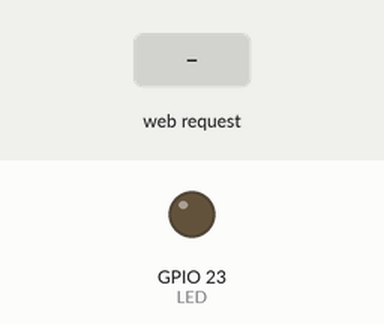
A sketch run on a simulated ESP32. Parts: output pins drawn as LEDs (lit = HIGH). The inputs (shaded band) are chosen by the test bench. WiFi joins after 1.5 s; servers stay silent unless stated; what the sketch prints to the serial monitor is not drawn.

Above: at 2.7 s.
2.8 s: HTTP request GET /LED=ON received
At 4.0 s:
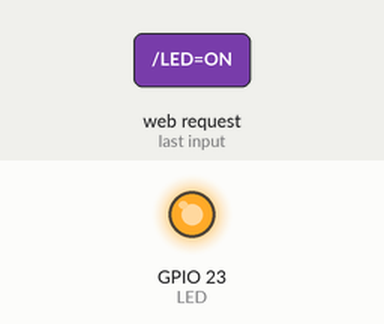
4.3 s: HTTP request GET /LED=OFF received
At 5.1 s:
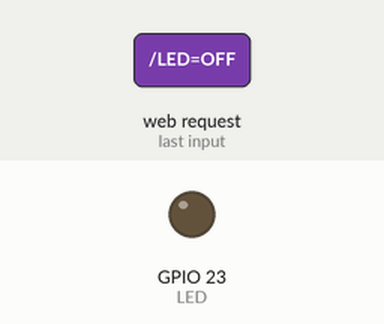
Timing chart, 0 to 7.3 s (numbered marks = the images above; inputs shaded):
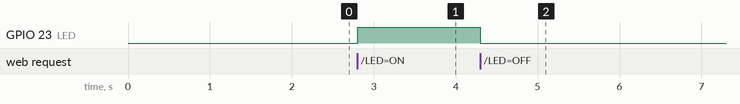

Measured:
- after the input at 2.8 s, GPIO 23 (LED): LOW → HIGH at once
- after the input at 4.3 s, GPIO 23 (LED): HIGH → LOW at once

The sketch:

mDNS_Web_Server_with_esp32.ino
```cpp
/*
  ESP32 mDNS responder sample

  This is an example of an HTTP server that is accessible
  via http://esp32.local URL thanks to mDNS responder.

  Instructions:
  - Update WiFi SSID and password as necessary.
  - Flash the sketch to the ESP32 board
  - Install host software:
    - For Linux, install Avahi (http://avahi.org/).
    - For Windows, install Bonjour (http://www.apple.com/support/bonjour/).
    - For Mac OSX and iOS support is built in through Bonjour already.
  - Point your browser to http://esp32.local, you should see a response.

 */


#include <WiFi.h>
#include <ESPmDNS.h>
#include <WiFiClient.h>

const char* ssid = "Your SSID";
const char* password = "Your password";
int LED = 23;//LED IO NUMBER IN ESP 32
// TCP server at port 80 will respond to HTTP requests
WiFiServer server(80);

void setup(void)
{
    Serial.begin(115200);
    pinMode(LED, OUTPUT);
  digitalWrite(LED, LOW);


    // Connect to WiFi network
    WiFi.begin(ssid, password);
    Serial.println("");

    // Wait for connection
    while (WiFi.status() != WL_CONNECTED) {
        delay(500);
        Serial.print(".");
    }
    Serial.println("");
    Serial.print("Connected to ");
    Serial.println(ssid);
    Serial.print("IP address: ");
    Serial.println(WiFi.localIP());

    // Set up mDNS responder:
    // - first argument is the domain name, in this example
    //   the fully-qualified domain name is "esp32.local"
    // - second argument is the IP address to advertise
    //   we send our IP address on the WiFi network
    if (!MDNS.begin("esp32")) {
        Serial.println("Error setting up MDNS responder!");
        while(1) {
            delay(1000);
        }
    }
    Serial.println("mDNS responder started");

    // Start TCP (HTTP) server
    server.begin();
    Serial.println("TCP server started");

    // Add service to MDNS-SD
    MDNS.addService("http", "tcp", 80);
}

void loop(void)
{
    // Check if a client has connected
    WiFiClient client = server.available();
    if (!client) {
        return;
    }
    Serial.println("");
    Serial.println("New client");

    // Wait for data from client to become available
    while(client.connected() && !client.available()){
        delay(1);
    }

    // Read the first line of HTTP request
    String req = client.readStringUntil('\r');

    // First line of HTTP request looks like "GET /path HTTP/1.1"
    // Retrieve the "/path" part by finding the spaces
    int addr_start = req.indexOf(' ');
    int addr_end = req.indexOf(' ', addr_start + 1);
    if (addr_start == -1 || addr_end == -1) {
        Serial.print("Invalid request: ");
        Serial.println(req);
        return;
    }
    req = req.substring(addr_start + 1, addr_end);
    Serial.print("Request: ");
    Serial.println(req);
 if(req.indexOf("/LED=ON") != -1)
  {
    digitalWrite(LED, HIGH); // Turn ON LED
     req="/";
  }
  if(req.indexOf("/LED=OFF") != -1)
  {
    digitalWrite(LED, LOW); // Turn OFF LED
    req="/";
  }
    String s;
    if (req == "/")
    {
        IPAddress ip = WiFi.localIP();
        String ipStr = String(ip[0]) + '.' + String(ip[1]) + '.' + String(ip[2]) + '.' + String(ip[3]);
         s = "HTTP/1.1 200 OK\r\nContent-Type: text/html\r\n\r\n<!DOCTYPE HTML>\r\n<html>LED\r\n<br><br>\r\n<a href=\"/LED=ON\"\"><button>ON</button></a>\r\n<a href=\"/LED=OFF\"\"><button>OFF</button></a><br />\n</html>\r\n ";
       // s += ipStr;
        //s += "</html>\r\n\r\n";
        Serial.println("Sending 200");
    }
    else
    {
        s = "HTTP/1.1 404 Not Found\r\n\r\n";
        Serial.println("Sending 404");
    }
    client.print(s);

    client.stop();
    Serial.println("Done with client");
}
```
